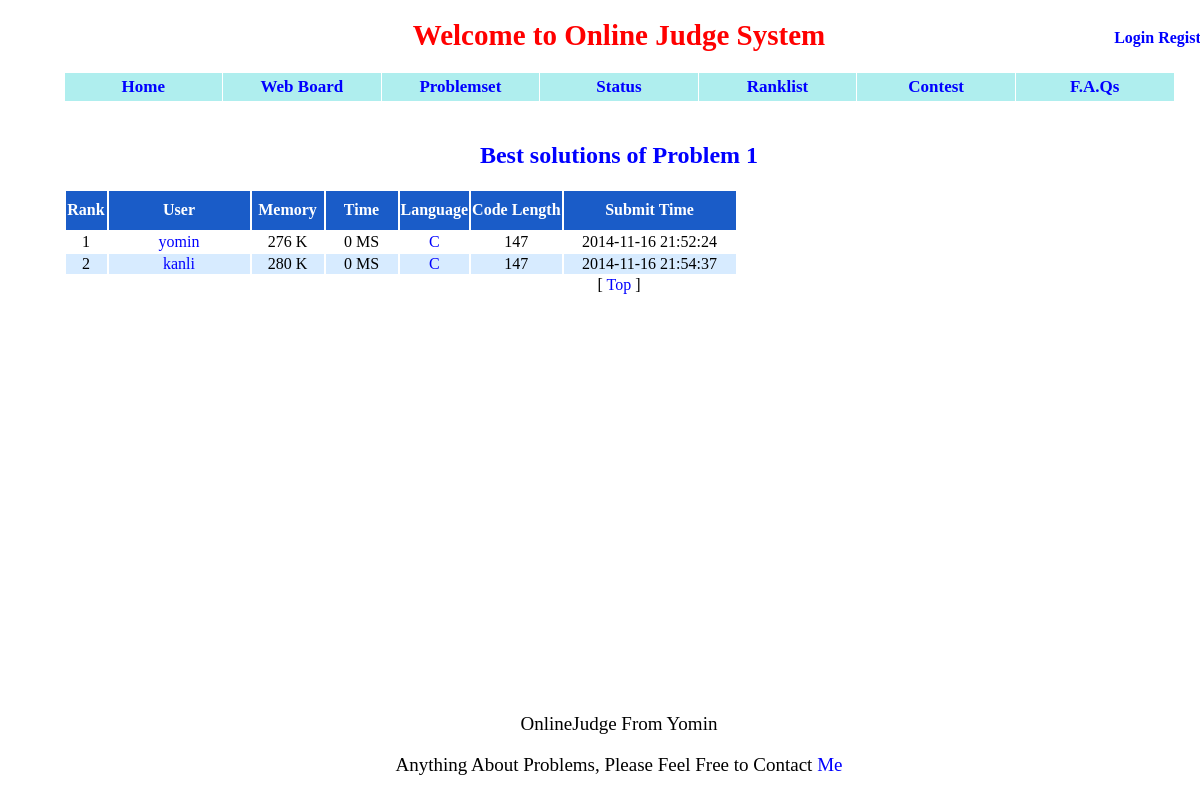
/problemstatus/?pid=1, run on an earlier commit of the app's database.
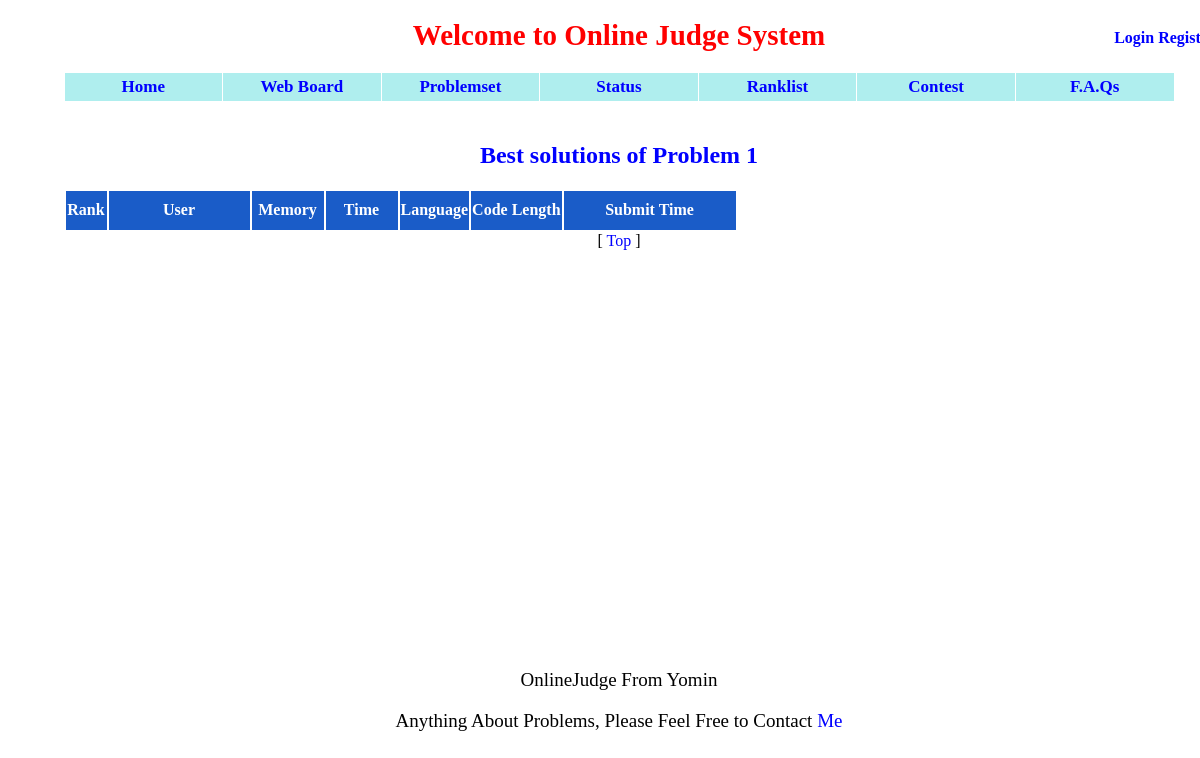
And on a later commit of the database.
### appfile/models.py (models this page shows, shortened)
class Submit(db.Model):
    runid = db.Column(db.Integer, primary_key = True)
    userid = db.Column(db.String(22))
    pid = db.Column(db.Integer)
    result = db.Column(db.String(22), default = 'Pending')
    memory_used = db.Column(db.Integer, default = None)
    time_used = db.Column(db.Integer, default = None)
    language = db.Column(db.String(22))
    src = db.Column(db.Text)
    length = db.Column(db.Integer)
    submit_time = db.Column(db.String(22))
    ce_error = db.Column(db.Text, default = None)

### appfile/views.py (the view)
@app.route('/problemstatus/')
def problemstatus():
    pid = request.args.get('pid')
    page = request.args.get('page')
    if not page:
        page = 1
    solution_list = Submit.query.filter_by(pid = pid, result = 'Accepted').order_by(Submit.time_used, Submit.memory_used).group_by(Submit.userid).paginate(page, MAX_SUBMIT_NUM_ONE_PAGE, False)
    return render_template('problemstatus.html', pid = pid, page = page, solution_list = solution_list, MAX_SUBMIT_NUM_ONE_PAGE = MAX_SUBMIT_NUM_ONE_PAGE)

### appfile/views.py (called while the page is built)
@app.before_request
def before_request():
    g.user = current_user
    if g.user.is_authenticated():
        g.url = url_for('userinfo',userID = g.user.userID)

### appfile/templates/problemstatus.html (shortened to what this page needs)
{% extends "base.html" %}
{% block content %}
<div id="wrapper2">
    <h2 class="center blue"> Best solutions of Problem {{ pid }} </h2>
    <table class="center">
        <tr style="background-color: #1A5CC8; color:white; height:39px">
            <th width="39px"> Rank </th>
            <th width="139px"> User </th>
            <th width="70px"> Memory </th>
            <th width="70px"> Time </th>
            <th> Language </th>
            <th> Code Length </th>
            <th width="170px"> Submit Time </th>
        </tr>
        {% for solution in solution_list.items %}
        <tr style="{{ loop.cycle('', 'background-color:#D7EBFF') }}">
            <td> {{ MAX_SUBMIT_NUM_ONE_PAGE * (page - 1) + solution_list.items.index(solution) + 1 }} </td>
            <td><a href={{ url_for('userinfo', userID = solution.userid) }} target="_blank"> {{ solution.userid }} </a></td>
            <td> {{ solution.memory_used }} K </td>
            <td> {{ solution.time_used }} MS </td>
            <td><a href={{ url_for('viewcode', runid = solution.runid) }} target="_blank"> {{ solution.language }} </a></td>
            <td> {{ solution.length }} </td>
            <td> {{ solution.submit_time }} </td>
        </tr>
        {% endfor %}
    </table>
    <div class="center">
    [<a href={{ url_for('problemstatus', pid = pid) }}> Top </a>]
    </div>
</div>
{% endblock %}

### appfile/templates/base.html (shortened to what this page needs)
<!DOCTYPE HTML PUBLIC "-//W3C//DTD HTML 4.01 Transitional//EN"
"http://www.w3.org/TR/html4/loose.dtd">
<html>
    <head>
        <link rel="stylesheet" type="text/css" href={{ url_for('static', filename='css/style.css') }}>
    </head>
    <body>
        <div id = "wrapper">
            <div id = "head">
                <h1 class = "title">Welcome to Online Judge System</h1>
            </div>
            <div id = "profile">
                {% if g.user.is_authenticated() %}
                    <a href={{ g.url }}> {{ g.user.userID }}</a>
                    {% if g.user.is_admin %}
                        <a href="/admin/" id="admin" color="red"> Admin </a>
                    {% endif %}
                    <a href="/logout/"> Logout </a>
                {% else %}
                    <a href = "/login/"> Login </a>
                    <a href = "/register/"> Register </a>
                {% endif %}
            </div>
            <div>
                <table id = "navbar">
                    <td><a href = "/"> Home </a></td>
                    <td><a href="/discuss/"> Web Board </a></td>
                    <td><a href = "/problemset/"> Problemset </a></td>
                    <td><a href = "/status/"> Status </a></td>
                    <td><a href = "/ranklist/"> Ranklist </a></td>
                    <td><a href = "/"> Contest </a></td>
                    <td><a href = "/FAQ/"> F.A.Qs </a></td>
                </table>
            </div>
            {% block content %}
            {% endblock %}
            <div id = "contact">
                <p>OnlineJudge From Yomin</p>
                Anything About Problems, Please Feel Free to Contact <a href = "mailto:yueming412@gmail.com">Me</a>
            </div>
        </div>
    </body>
</html>

### appfile/static/css/style.css (style rules this page uses)
#wrapper { position: relative; width: 1222px; min-height: 100%; margin: 0 auto; }
#wrapper2 { position: relative; width: 1111px; top: 20px; margin: 0 auto; }
.title { text-align: center; color: red; font-size: 29px; font-weight: bold; }
#profile { position: absolute; top: 10px; right: 15px; font-weight: bold; }
#navbar { color: white; width: 1111px; background-color: #AFEEEE; margin: 0 auto; border-collapse: collapse; font-weight: bold; }
#navbar td { text-align: center; font-size: 17px; color: black; width: 133px; border: 1px solid white; padding: 4px 7px 4px 7px; }
#contact { position: relative; top: 420px; text-align: center; font-size: 19px; }
a:link { text-decoration: none; color: blue; }
.blue { color: blue; }
.center { text-align: center; }

What changed in the data, as far as the page shows it:
no longer on this page (row edited): Submit: items "1", userid "yomin", memory_used "276", time_used "0", language "C", length "147", submit_time "2014-11-16 21:52:24"
removed Submit: items "2", userid "kanli", memory_used "280", time_used "0", language "C", length "147", submit_time "2014-11-16 21:54:37"
